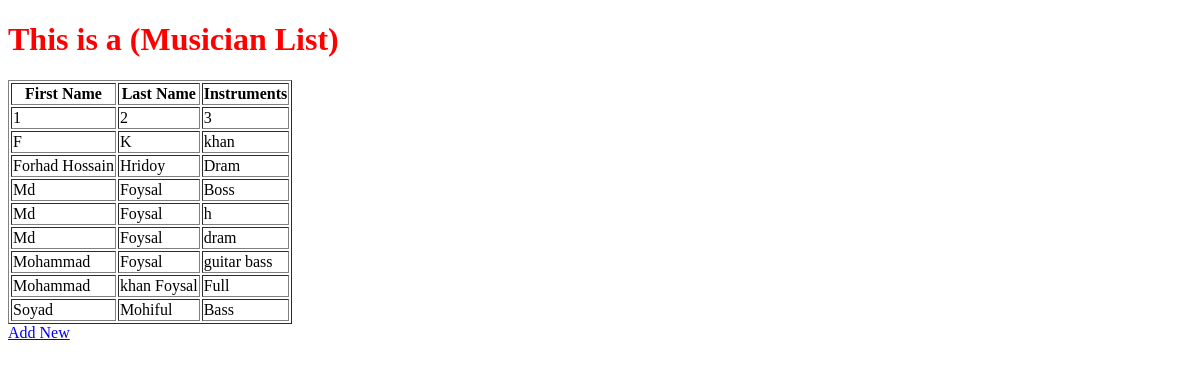
Before: / with the older database file.
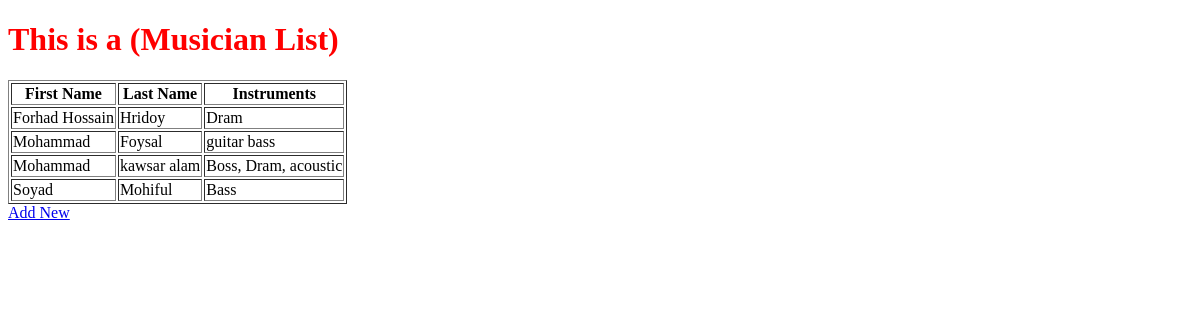
After: the same page with the newer database file.
### app1/models.py (models this page shows, shortened)
class Asgard(models.Model):
    first_name = models.CharField(max_length=60)
    last_name = models.CharField(max_length=50)
    instruments = models.CharField(max_length=100)

### app1/views.py (the view)
# urls.py: path('',views.home,name='home'),
def home(request):
    asgard_list = Asgard.objects.order_by('first_name')
    diction = {'text_1': 'This is a (Musician List)', 'asgard': asgard_list}
    return render(request, 'app1/home.html', context=diction)

### app1/templates/app1/home.html (shortened to what this page needs)
{% load static %}
<!DOCTYPE html>
<html lang="en">
<head>
    <link rel="stylesheet" type="text/css" href="{% static 'css/style.css' %}">
</head>
<body>
    <h1>{{text_1 }}</h1>
    <table class="from-table" border="1">
        <tr>
            <th>First Name</th>
            <th>Last Name</th>
            <th>Instruments</th>
        </tr>
        {%  for row in asgard %}
            <tr>
                <td>{{row.first_name}}</td>
                <td>{{row.last_name}}</td>
                <td>{{row.instruments}}</td>
            </tr>
        {% endfor %}
    </table>
    <a class="new-btn" href="{% url 'my_app:form' %}">Add New</a>
</body>
</html>

### static/css/style.css (style rules this page uses)
h1 { color: red; }

Changed rows visible on the page:
removed Asgard: first_name "1", last_name "2", instruments "3"
removed Asgard: first_name "F", last_name "K", instruments "khan"
removed Asgard: first_name "Md", last_name "Foysal", instruments "Boss"
removed Asgard: first_name "Md", last_name "Foysal", instruments "h"
removed Asgard: first_name "Md", last_name "Foysal", instruments "dram"
removed Asgard: first_name "Mohammad", last_name "khan Foysal", instruments "Full"
added Asgard: first_name "Mohammad", last_name "kawsar alam", instruments "Boss, Dram, acoustic"
